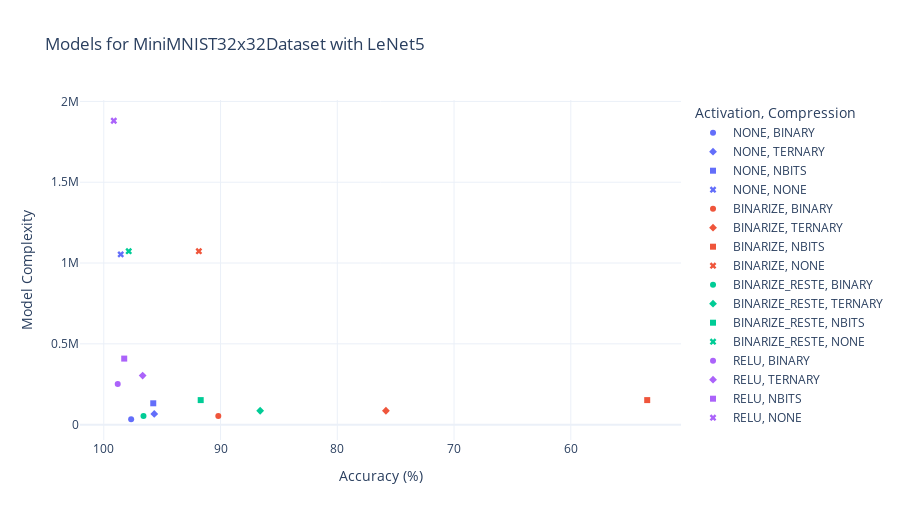

The cell this chart's notebook holds for it:
### Code cell
scatter_population(
    df,
    title=f"Models for {MiniMNIST32x32Dataset.__name__} with {LeNet5Builder.name}",
    height=520,
)

### Figure 1 — Plotly figure (JSON) as saved in the notebook; plotly's stock layout.template omitted (floating-point values rounded to 4 significant figures)
{"data": [{"hovertemplate": "Activation=NONE<br>Compression=BINARY<br>Accuracy (%)=%{x}<br>Model Complexity=%{y}<extra></extra>", "legendgroup": "NONE, BINARY", "marker": {"color": "#636efa", "symbol": "circle"}, "mode": "markers", "name": "NONE, BINARY", "orientation": "v", "showlegend": true, "type": "scatter", "x": [97.66], "xaxis": "x", "y": [33350.0], "yaxis": "y"}, {"hovertemplate": "Activation=NONE<br>Compression=TERNARY<br>Accuracy (%)=%{x}<br>Model Complexity=%{y}<extra></extra>", "legendgroup": "NONE, TERNARY", "marker": {"color": "#636efa", "symbol": "diamond"}, "mode": "markers", "name": "NONE, TERNARY", "orientation": "v", "showlegend": true, "type": "scatter", "x": [95.68], "xaxis": "x", "y": [66260.0], "yaxis": "y"}, {"hovertemplate": "Activation=NONE<br>Compression=NBITS<br>Accuracy (%)=%{x}<br>Model Complexity=%{y}<extra></extra>", "legendgroup": "NONE, NBITS", "marker": {"color": "#636efa", "symbol": "square"}, "mode": "markers", "name": "NONE, NBITS", "orientation": "v", "showlegend": true, "type": "scatter", "x": [95.76], "xaxis": "x", "y": [132100.0], "yaxis": "y"}, {"hovertemplate": "Activation=NONE<br>Compression=NONE<br>Accuracy (%)=%{x}<br>Model Complexity=%{y}<extra></extra>", "legendgroup": "NONE, NONE", "marker": {"color": "#636efa", "symbol": "x"}, "mode": "markers", "name": "NONE, NONE", "orientation": "v", "showlegend": true, "type": "scatter", "x": [98.55], "xaxis": "x", "y": [1053000.0], "yaxis": "y"}, {"hovertemplate": "Activation=BINARIZE<br>Compression=BINARY<br>Accuracy (%)=%{x}<br>Model Complexity=%{y}<extra></extra>", "legendgroup": "BINARIZE, BINARY", "marker": {"color": "#EF553B", "symbol": "circle"}, "mode": "markers", "name": "BINARIZE, BINARY", "orientation": "v", "showlegend": true, "type": "scatter", "x": [90.19], "xaxis": "x", "y": [53150.0], "yaxis": "y"}, {"hovertemplate": "Activation=BINARIZE<br>Compression=TERNARY<br>Accuracy (%)=%{x}<br>Model Complexity=%{y}<extra></extra>", "legendgroup": "BINARIZE, TERNARY", "marker": {"color": "#EF553B", "symbol": "diamond"}, "mode": "markers", "name": "BINARIZE, TERNARY", "orientation": "v", "showlegend": true, "type": "scatter", "x": [75.84], "xaxis": "x", "y": [86060.0], "yaxis": "y"}, {"hovertemplate": "Activation=BINARIZE<br>Compression=NBITS<br>Accuracy (%)=%{x}<br>Model Complexity=%{y}<extra></extra>", "legendgroup": "BINARIZE, NBITS", "marker": {"color": "#EF553B", "symbol": "square"}, "mode": "markers", "name": "BINARIZE, NBITS", "orientation": "v", "showlegend": true, "type": "scatter", "x": [53.46], "xaxis": "x", "y": [151900.0], "yaxis": "y"}, {"hovertemplate": "Activation=BINARIZE<br>Compression=NONE<br>Accuracy (%)=%{x}<br>Model Complexity=%{y}<extra></extra>", "legendgroup": "BINARIZE, NONE", "marker": {"color": "#EF553B", "symbol": "x"}, "mode": "markers", "name": "BINARIZE, NONE", "orientation": "v", "showlegend": true, "type": "scatter", "x": [91.86], "xaxis": "x", "y": [1073000.0], "yaxis": "y"}, {"hovertemplate": "Activation=BINARIZE_RESTE<br>Compression=BINARY<br>Accuracy (%)=%{x}<br>Model Complexity=%{y}<extra></extra>", "legendgroup": "BINARIZE_RESTE, BINARY", "marker": {"color": "#00cc96", "symbol": "circle"}, "mode": "markers", "name": "BINARIZE_RESTE, BINARY", "orientation": "v", "showlegend": true, "type": "scatter", "x": [96.6], "xaxis": "x", "y": [53150.0], "yaxis": "y"}, {"hovertemplate": "Activation=BINARIZE_RESTE<br>Compression=TERNARY<br>Accuracy (%)=%{x}<br>Model Complexity=%{y}<extra></extra>", "legendgroup": "BINARIZE_RESTE, TERNARY", "marker": {"color": "#00cc96", "symbol": "diamond"}, "mode": "markers", "name": "BINARIZE_RESTE, TERNARY", "orientation": "v", "showlegend": true, "type": "scatter", "x": [86.61], "xaxis": "x", "y": [86060.0], "yaxis": "y"}, {"hovertemplate": "Activation=BINARIZE_RESTE<br>Compression=NBITS<br>Accuracy (%)=%{x}<br>Model Complexity=%{y}<extra></extra>", "legendgroup": "BINARIZE_RESTE, NBITS", "marker": {"color": "#00cc96", "symbol": "square"}, "mode": "markers", "name": "BINARIZE_RESTE, NBITS", "orientation": "v", "showlegend": true, "type": "scatter", "x": [91.7], "xaxis": "x", "y": [151900.0], "yaxis": "y"}, {"hovertemplate": "Activation=BINARIZE_RESTE<br>Compression=NONE<br>Accuracy (%)=%{x}<br>Model Complexity=%{y}<extra></extra>", "legendgroup": "BINARIZE_RESTE, NONE", "marker": {"color": "#00cc96", "symbol": "x"}, "mode": "markers", "name": "BINARIZE_RESTE, NONE", "orientation": "v", "showlegend": true, "type": "scatter", "x": [97.86], "xaxis": "x", "y": [1073000.0], "yaxis": "y"}, {"hovertemplate": "Activation=RELU<br>Compression=BINARY<br>Accuracy (%)=%{x}<br>Model Complexity=%{y}<extra></extra>", "legendgroup": "RELU, BINARY", "marker": {"color": "#ab63fa", "symbol": "circle"}, "mode": "markers", "name": "RELU, BINARY", "orientation": "v", "showlegend": true, "type": "scatter", "x": [98.81], "xaxis": "x", "y": [251000.0], "yaxis": "y"}, {"hovertemplate": "Activation=RELU<br>Compression=TERNARY<br>Accuracy (%)=%{x}<br>Model Complexity=%{y}<extra></extra>", "legendgroup": "RELU, TERNARY", "marker": {"color": "#ab63fa", "symbol": "diamond"}, "mode": "markers", "name": "RELU, TERNARY", "orientation": "v", "showlegend": true, "type": "scatter", "x": [96.67], "xaxis": "x", "y": [303600.0], "yaxis": "y"}, {"hovertemplate": "Activation=RELU<br>Compression=NBITS<br>Accuracy (%)=%{x}<br>Model Complexity=%{y}<extra></extra>", "legendgroup": "RELU, NBITS", "marker": {"color": "#ab63fa", "symbol": "square"}, "mode": "markers", "name": "RELU, NBITS", "orientation": "v", "showlegend": true, "type": "scatter", "x": [98.25], "xaxis": "x", "y": [408700.0], "yaxis": "y"}, {"hovertemplate": "Activation=RELU<br>Compression=NONE<br>Accuracy (%)=%{x}<br>Model Complexity=%{y}<extra></extra>", "legendgroup": "RELU, NONE", "marker": {"color": "#ab63fa", "symbol": "x"}, "mode": "markers", "name": "RELU, NONE", "orientation": "v", "showlegend": true, "type": "scatter", "x": [99.14], "xaxis": "x", "y": [1880000.0], "yaxis": "y"}], "layout": {"height": 520, "legend": {"title": {"text": "Activation, Compression"}, "tracegroupgap": 0}, "margin": {"autoexpand": true}, "title": {"text": "Models for MiniMNIST32x32Dataset with LeNet5"}, "xaxis": {"anchor": "y", "autorange": "reversed", "domain": [0, 1], "title": {"text": "Accuracy (%)"}}, "yaxis": {"anchor": "x", "domain": [0, 1], "title": {"text": "Model Complexity"}}}}
